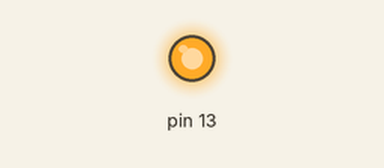
Simulated run of this sketch. Board: Arduino Uno, built with avr-gcc and run on an emulated ATmega328P. Shown: output pins drawn as LEDs (lit = HIGH). No radio packets arrive unless stated.

Above: at 1.0 s.
At 5.2 s:
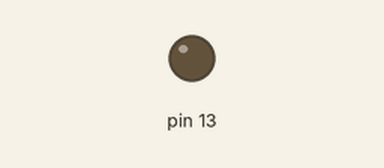
Timing chart, 0 to 8.0 s (numbered marks = the images above):
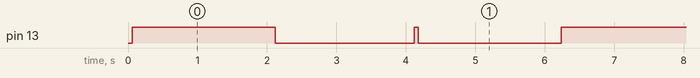

Measured:
- by itself, pin 13: repeats every 6.2 s: LOW 2.0 s, HIGH 0.06 s, LOW 2.1 s, HIGH 2.1 s
- by itself, everything shown: repeats every 6.2 s, in 4 steps

The sketch:

RF_Transmitter.ino
```cpp
//simple Tx on pin D12
//Written By : Mohannad Rawashdeh
// 3:00pm , 13/6/2013
//http://www.genotronex.com/
// Tutorial at: http://www.instructables.com/id/RF-315433-MHz-Transmitter-receiver-Module-and-Ardu/?ALLSTEPS
//..................................
#include <VirtualWire.h>
char *controller;
void setup() {
  pinMode(13,OUTPUT);
  vw_set_ptt_inverted(true); //
  vw_set_tx_pin(12);
  vw_setup(4000);// speed of data transfer Kbps
}

void loop(){
  controller="1";
  vw_send((uint8_t *)controller, strlen(controller));
  vw_wait_tx(); // Wait until the whole message is gone
  digitalWrite(13,1);
  delay(2000);

  controller="0";
  vw_send((uint8_t *)controller, strlen(controller));
  vw_wait_tx(); // Wait until the whole message is gone
  digitalWrite(13,0);
  delay(2000);

  const char *msg = "hello";
  digitalWrite(13, 1); // Flash a light to show transmitting
  vw_send((uint8_t *)msg, strlen(msg));
  vw_wait_tx(); // Wait until the whole message is gone
  digitalWrite(13, 0);
  delay(2000);
}
```
